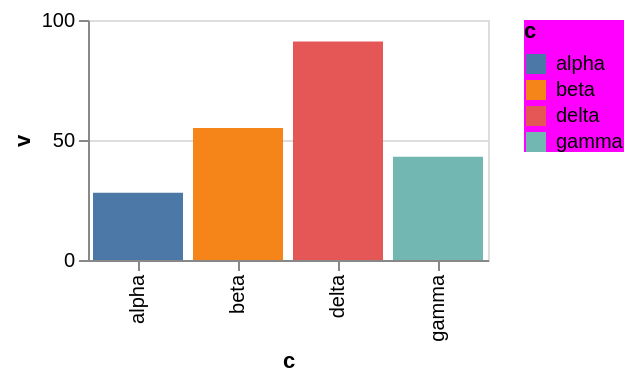

Express this chart as Vega-Lite.
### Vega-Lite specification from a JSON file in a GitHub repository (floating-point values rounded to 4 significant figures)
{"$schema": "https://vega.github.io/schema/vega-lite/v6.json", "width": 200, "height": 120, "data": {"values": [{"c": "alpha", "v": 28, "w": 3, "t": "2024-01-07"}, {"c": "beta", "v": 55, "w": 7, "t": "2024-03-19"}, {"c": "gamma", "v": 43, "w": 5, "t": "2024-06-02"}, {"c": "delta", "v": 91, "w": 9, "t": "2024-09-11"}]}, "mark": "bar", "encoding": {"x": {"field": "c", "type": "nominal"}, "y": {"field": "v", "type": "quantitative"}, "color": {"field": "c", "type": "nominal"}}, "config": {"legend": {"fillColor": "fuchsia"}}}
